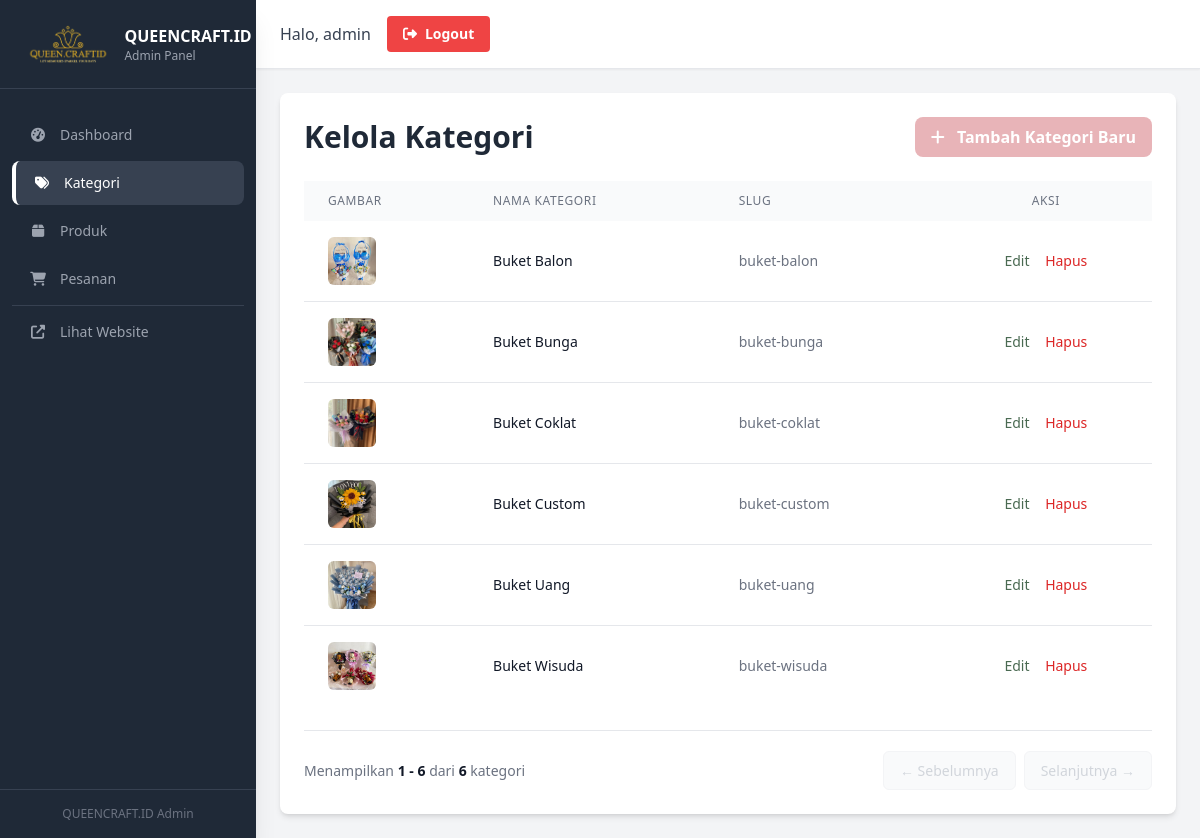
Page /admin/categories/index.php (signed in) on the committed database.
### tables this page shows
CREATE TABLE `categories` (
  `id` int(11) NOT NULL,
  `name` varchar(100) NOT NULL,
  `slug` varchar(100) NOT NULL,
  `description` text DEFAULT NULL,
  `image_url` varchar(255) NOT NULL DEFAULT 'category-default.jpg',
  `created_at` timestamp NOT NULL DEFAULT current_timestamp()
);

### admin/categories/index.php (the view, shortened to what this page needs)
<?php
require_once '../includes/admin-header.php';
require_once '../../includes/db.php';
 $current_page = isset($_GET['hal_kategori']) ? (int)$_GET['hal_kategori'] : 1;
 $offset = ($current_page - 1) * CATEGORIES_PER_PAGE;
 $count_stmt = $pdo->query("SELECT COUNT(*) FROM categories");
 $total_categories = (int) $count_stmt->fetchColumn();
 $total_pages = ceil($total_categories / CATEGORIES_PER_PAGE);
 $bq_base_get = $_GET;
 $bq_prev_get = $bq_base_get;
 $bq_prev_get['hal_kategori'] = $current_page - 1;
 $bq_url_prev = '?' . http_build_query($bq_prev_get);
 $bq_next_get = $bq_base_get;
 $bq_next_get['hal_kategori'] = $current_page + 1;
 $bq_url_next = '?' . http_build_query($bq_next_get);
 $stmt = $pdo->prepare("SELECT * FROM categories ORDER BY name ASC LIMIT :limit OFFSET :offset");
 $stmt->bindValue(':limit', CATEGORIES_PER_PAGE, PDO::PARAM_INT);
 $stmt->bindValue(':offset', $offset, PDO::PARAM_INT);
 $stmt->execute();
 $categories = $stmt->fetchAll(PDO::FETCH_ASSOC);
?>
<div class="bg-white p-6 rounded-lg shadow-md">
    <div class="flex justify-between items-center mb-6">
        <h1 class="text-3xl font-bold text-gray-800">Kelola Kategori</h1>
        <a href="create.php" class="bg-primary hover:bg-pink-700 text-white font-bold py-2 px-4 rounded-lg transition-colors">
            <i class="fas fa-plus mr-2"></i> Tambah Kategori Baru
        </a>
    </div>
    <div class="hidden md:block overflow-x-auto">
        <table class="min-w-full">
            <thead class="bg-gray-50">
                <tr>
                    <th class="px-6 py-3 text-left text-xs font-medium text-gray-500 uppercase tracking-wider">Gambar</th>
                    <th class="px-6 py-3 text-left text-xs font-medium text-gray-500 uppercase tracking-wider">Nama Kategori</th>
                    <th class="px-6 py-3 text-left text-xs font-medium text-gray-500 uppercase tracking-wider">Slug</th>
                    <th class="px-6 py-3 text-center text-xs font-medium text-gray-500 uppercase tracking-wider">Aksi</th>
                </tr>
            </thead>
            <tbody class="bg-white divide-y divide-gray-200">
                <?php if (empty($categories)): ?>
                    <tr>
                        <td colspan="4" class="px-6 py-4 text-center text-gray-500">Belum ada kategori.</td>
                    </tr>
                <?php else: ?>
                    <?php foreach ($categories as $cat): ?>
                    <tr class="hover:bg-gray-50">
                        <td class="px-6 py-4 whitespace-nowrap">
                            <img src="/buketqueen/assets/images/categories/<?php echo htmlspecialchars($cat['image_url']); ?>" alt="<?php echo htmlspecialchars($cat['name']); ?>" class="h-12 w-12 object-cover rounded-md">
                        </td>
                        <td class="px-6 py-4 whitespace-nowrap text-sm font-medium text-gray-900"><?php echo htmlspecialchars($cat['name']); ?></td>
                        <td class="px-6 py-4 whitespace-nowrap text-sm text-gray-500"><?php echo htmlspecialchars($cat['slug']); ?></td>
                        <td class="px-6 py-4 whitespace-nowrap text-center text-sm font-medium">
                            <a href="edit.php?id=<?php echo $cat['id']; ?>" class="text-secondary hover:text-green-700 mr-3">Edit</a>
                            <a href="delete.php?id=<?php echo $cat['id']; ?>" class="text-red-600 hover:text-red-900" onclick="return confirm('Apakah Anda yakin ingin menghapus kategori ini?')">Hapus</a>
                        </td>
                    </tr>
                    <?php endforeach; ?>
                <?php endif; ?>
            </tbody>
        </table>
    </div>
    <div style="margin-top: 24px; display: flex; justify-content: space-between; align-items: center; flex-wrap: wrap; gap: 12px; padding-top: 20px; border-top: 1px solid #e5e7eb;">
        <div style="font-size: 14px; color: #6b7280;">
            Menampilkan
            <span style="font-weight: 600; color: #111827;">
                <?php
                $start_data = (CATEGORIES_PER_PAGE * ($current_page - 1)) + 1;
                $end_data = min(CATEGORIES_PER_PAGE * $current_page, $total_categories);
                if($total_categories == 0) { echo '0 - 0'; } else { echo "$start_data - $end_data"; }
                ?>
            </span>
            dari <span style="font-weight: 600; color: #111827;"><?php echo $total_categories; ?></span> kategori
        </div>
        <div style="display: flex; gap: 8px; align-items: center;">
            <?php if ($current_page > 1): ?>
                <a href="<?php echo $bq_url_prev; ?>" style="padding: 8px 16px; background-color: #ffffff; border: 1px solid #d1d5db; color: #374151; text-decoration: none; border-radius: 6px; font-size: 14px; font-weight: 500;">
                    ← Sebelumnya
                </a>
            <?php else: ?>
                <span style="padding: 8px 16px; background-color: #f9fafb; border: 1px solid #f3f4f6; color: #d1d5db; border-radius: 6px; font-size: 14px; cursor: not-allowed;">
                    ← Sebelumnya
                </span>
            <?php endif; ?>
            <?php if ($current_page < $total_pages): ?>
                <a href="<?php echo $bq_url_next; ?>" style="padding: 8px 16px; background-color: #111827; border: 1px solid #111827; color: #ffffff; text-decoration: none; border-radius: 6px; font-size: 14px; font-weight: 500;">
                    Selanjutnya →
                </a>
            <?php else: ?>
                <span style="padding: 8px 16px; background-color: #f9fafb; border: 1px solid #f3f4f6; color: #d1d5db; border-radius: 6px; font-size: 14px; cursor: not-allowed;">
                    Selanjutnya →
                </span>
            <?php endif; ?>
        </div>
    </div>
</div>
<?php require_once '../includes/admin-footer.php'; ?>

### rows in the picture
categories: image_url (picture), name "Buket Balon", slug "buket-balon"
categories: image_url (picture), name "Buket Bunga", slug "buket-bunga"
categories: image_url (picture), name "Buket Coklat", slug "buket-coklat"
categories: image_url (picture), name "Buket Custom", slug "buket-custom"
categories: image_url (picture), name "Buket Uang", slug "buket-uang"
categories: image_url (picture), name "Buket Wisuda", slug "buket-wisuda"

### other values in the picture
$_SESSION['admin_username'] "admin"
$start_data "1"
$end_data "6"
$total_categories "6"
